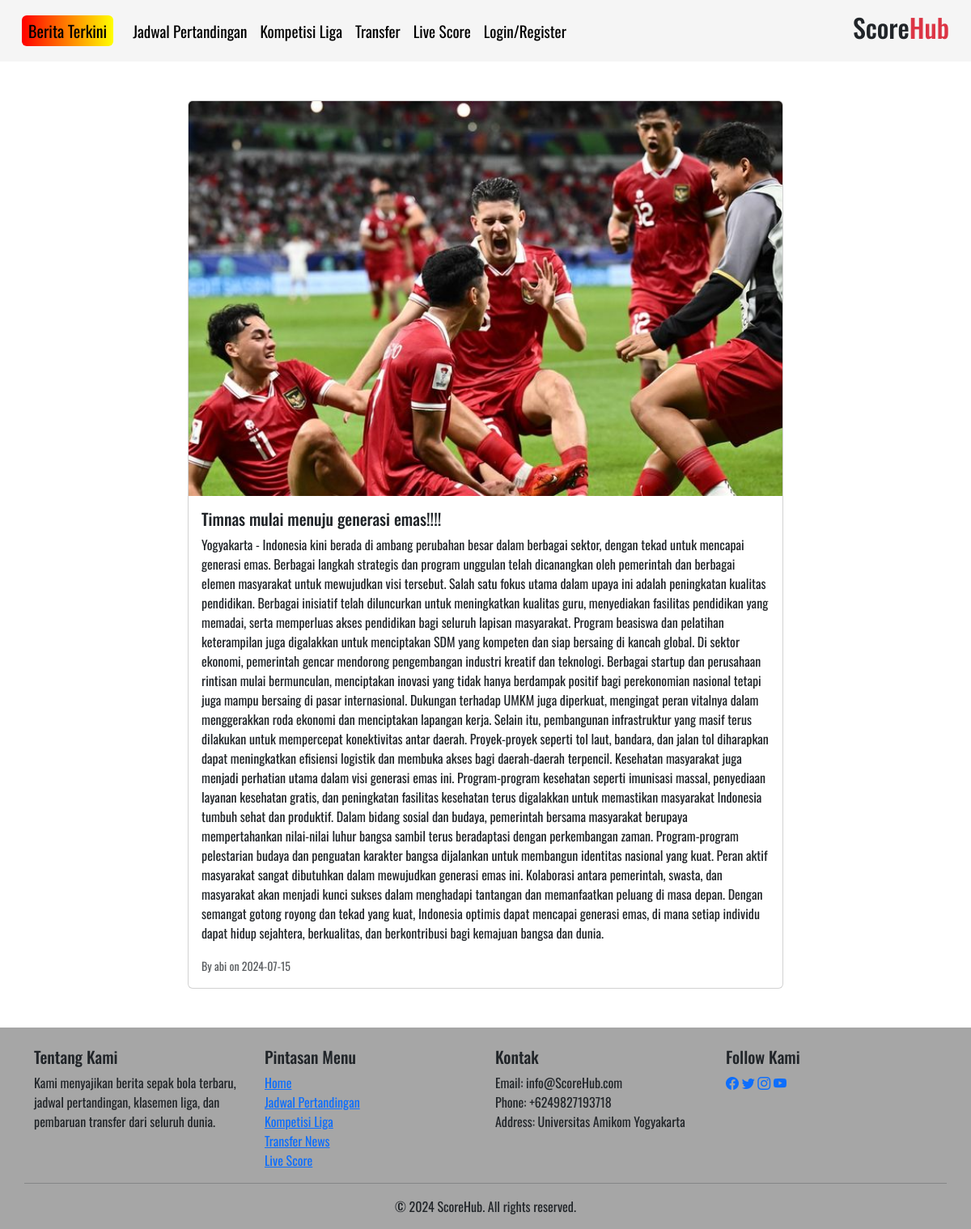
The page /UAS_Pemweb/detail_berita.php?id=9 on the database its author committed.
### tables this page shows
CREATE TABLE `berita` (
  `berita_id` int(11) NOT NULL,
  `berita_judul` varchar(150) NOT NULL,
  `berita_isi` text NOT NULL,
  `berita_gambar` varchar(255) DEFAULT NULL,
  `berita_tanggal` date NOT NULL,
  `user_nama` varchar(20) NOT NULL
);

### UAS_Pemweb/detail_berita.php (the view, shortened to what this page needs)
<!doctype html>
<html lang="en">
<head>
    <link href="https://cdn.jsdelivr.net/npm/bootstrap@5.3.3/dist/css/bootstrap.min.css" rel="stylesheet">
    <link rel="stylesheet" href="https://cdn.jsdelivr.net/npm/bootstrap-icons@1.5.0/font/bootstrap-icons.css">
    <link rel="stylesheet" type="text/css" href="style.css">
</head>
<body>
        <nav class="navbar navbar-expand-lg position-relative sticky-top">
    <div class="container-fluid text-center">
        <a class="navbar-brand rounded py-1 px-2 z-1" href="index.php">Berita Terkini</a>
        <div class="collapse navbar-collapse " id="navbarNavDropdown">
            <ul class="navbar-nav mb-2 mb-lg-0 text-end">
                <li class="nav-item">
                    <a class="nav-link active" aria-current="page" href="jadwal_pertandingan.php">Jadwal Pertandingan</a>
                </li>
                <li class="nav-item">
                    <a class="nav-link active" aria-current="page" href="kompetisi_liga.php">Kompetisi Liga</a>
                </li>
                <li class="nav-item">
                    <a class="nav-link active" aria-current="page" href="transfer.php">Transfer</a>
                </li>
                <li class="nav-item">
                    <a class="nav-link active" aria-current="page" href="live_score.php">Live Score</a>
                </li>
                <li class="nav-item dropdown">
                    <a class="nav-link dropdown-toggle" href="#" role="button" data-bs-toggle="dropdown" aria-expanded="false">
                        Login/Register
                    </a>
                </li>
            </ul>
            <div class="ms-auto">
                <h2>Score<span class="text-danger">Hub</span></h2>
            </div>
        </div>
    </div>
</nav>
    <div class="container my-5">
        <?php
        include 'Config.php';
        if (isset($_GET['id'])) {
            $id = $_GET['id'];
            $sql = "SELECT berita_id, berita_judul, berita_isi, berita_gambar, user_nama, berita_tanggal FROM berita WHERE berita_id = ?";
            $stmt = $config->prepare($sql);
            $stmt->bind_param("i", $id);
            $stmt->execute();
            $result = $stmt->get_result();
            if ($result->num_rows > 0) {
                while ($data = $result->fetch_assoc()) {
                    echo '<div class="row">';
                    echo '<div class="col-md-8 offset-md-2">';
                    echo '<div class="card">';
                    echo '<img src="admin/' . $data['berita_gambar'] . '" class="card-img-top" alt="...">';
                    echo '<div class="card-body">';
                    echo '<h5 class="card-title">' . $data['berita_judul'] . '</h5>';
                    echo '<p class="card-text">' . $data['berita_isi'] . '</p>';
                    echo '<p class="card-text"><small class="text-muted">By ' . $data['user_nama'] . ' on ' . $data['berita_tanggal'] . '</small></p>';
                    echo '</div>';
                    echo '</div>';
                    echo '</div>';
                    echo '</div>';
                }
            } else {
                echo '<div class="alert alert-warning" role="alert">Berita tidak ditemukan.</div>';
            }
        } else {
            echo '<div class="alert alert-warning" role="alert">ID berita tidak ditemukan.</div>';
        }
        ?>
    </div>
    <footer class="footer">
        <div class="container mt-5">
            <div class="row">
                <div class="col-md-3 mt-4">
                    <h5>Tentang Kami</h5>
                    <p>Kami menyajikan berita sepak bola terbaru, jadwal pertandingan, klasemen liga, dan pembaruan transfer dari seluruh dunia.</p>
                </div>
                <div class="col-md-3 mt-4">
                    <h5>Pintasan Menu</h5>
                    <ul class="list-unstyled">
                        <li><a href="index.php">Home</a></li>
                        <li><a href="jadwal_pertandingan.php">Jadwal Pertandingan</a></li>
                        <li><a href="kompetisi_liga.php">Kompetisi Liga</a></li>
                        <li><a href="transfer.php">Transfer News</a></li>
                        <li><a href="live_score.php">Live Score</a></li>
                    </ul>
                </div>
                <div class="col-md-3 mt-4">
                    <h5>Kontak</h5>
                    <ul class="list-unstyled">
                        <li>Email: info@ScoreHub.com</li>
                        <li>Phone: +6249827193718</li>
                        <li>Address: Universitas Amikom Yogyakarta</li>
                    </ul>
                </div>
                <div class="col-md-3 mt-4">
                    <h5>Follow Kami</h5>
                    <div class="social-icons">
                        <a href="#"><i class="bi bi-facebook"></i></a>
                        <a href="#"><i class="bi bi-twitter"></i></a>
                        <a href="#"><i class="bi bi-instagram"></i></a>
                        <a href="#"><i class="bi bi-youtube"></i></a>
                    </div>
                </div>
                <hr>
                <div class="text-center">
                    <p>&copy; 2024 ScoreHub. All rights reserved.</p>
                </div>
            </div>
        </div>
    </footer>
</body>
</html>

### UAS_Pemweb/style.css (style rules this page uses)
body { background-color: white !important; font-family: 'Oswald', sans-serif; }
.navbar { background-color: rgb(166, 166, 166); padding: 15px; }
.navbar-nav .nav-link, .nav-item.dropdown { position: relative; display: inline-block; padding-bottom: 5px; font-family: 'Oswald', sans-serif; font-size: 1.2rem; transition: transform 0.3s ease, color 0.3s ease; }
.navbar { background-color: rgb(245, 245, 245); padding: 15px; }
.navbar-nav .nav-link, .nav-item.dropdown .nav-link { position: relative; display: inline-block; padding-bottom: 5px; font-family: 'Oswald', sans-serif; font-size: 1.2rem; transition: transform 0.3s ease, color 0.3s ease; text-decoration: none; color: black; }
.navbar-nav .nav-item.dropdown .nav-link { text-decoration: none; padding-bottom: 0; }
.navbar-nav .nav-link::after, .nav-item.dropdown .nav-link::after { content: ''; position: absolute; width: 0; height: 0; display: none; margin-top: 5px; right: 0; background: currentColor; transition: width 0.3s ease; }
.container-fluid .navbar-brand { background: linear-gradient(to right, red, yellow); }
.footer { background-color: rgb(166, 166, 166); }

### rows shown on the page
berita: berita_gambar (picture), berita_judul "Timnas mulai menuju generasi emas!!!!", berita_isi "Yogyakarta - Indonesia kini berada di ambang perubahan besar dalam berbagai sektor, dengan tekad untuk mencapai generasi emas. Berbagai langkah strategis dan program unggulan telah dicanangkan oleh pemerintah dan berbagai elemen masyarakat untuk mewujudkan visi tersebut. Salah satu fokus utama dalam upaya ini adalah peningkatan kualitas pendidikan. Berbagai inisiatif telah diluncurkan untuk meningkatkan kualitas guru, menyediakan fasilitas pendidikan yang memadai, serta memperluas akses pendidikan bagi seluruh lapisan masyarakat. Program beasiswa dan pelatihan keterampilan juga digalakkan untuk menciptakan SDM yang kompeten dan siap bersaing di kancah global. Di sektor ekonomi, pemerintah…", user_nama "abi", berita_tanggal "2024-07-15"
